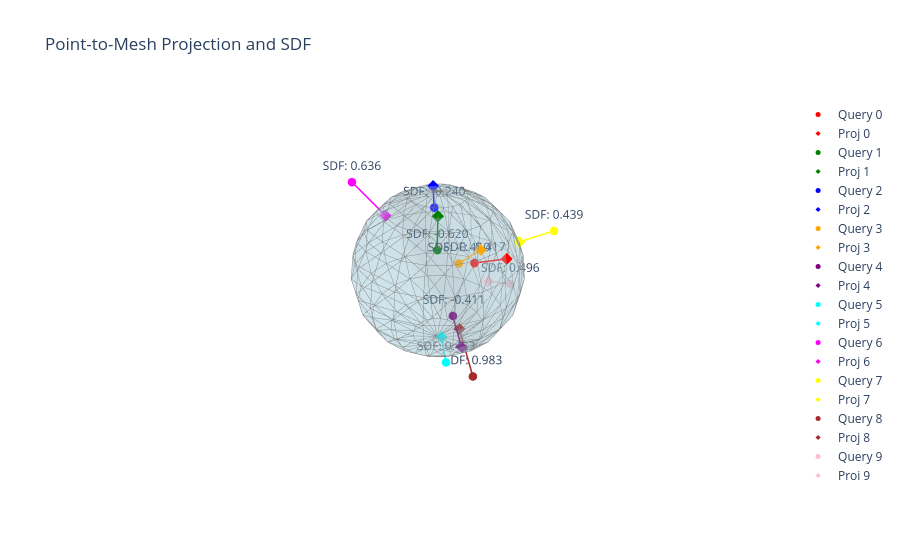

Notebook source saved alongside this figure:
### Markdown cell above
# Querying Point Signed Distance Fields (SDF)
This example highlights computing exact Signed Distance Fields (SDF) and projecting points onto a 3D mesh.

## SDF Computation
We generate a dense point cloud or volumetric grid of query points and utilize Conquer3D to evaluate the SDF for each point. The example covers distance calculations, finding the closest points on the mesh surface, and comparing performance against standard libraries.

### Code cell
import open3d as o3d
import torch
import conquer3d as c3d
import plotly.graph_objects as go
import numpy as np
import random

# 1. Create a manifold sphere mesh
sphere = o3d.geometry.TriangleMesh.create_sphere(radius=1.0, resolution=10)
sphere.compute_vertex_normals()
vertices = torch.tensor(np.asarray(sphere.vertices), dtype=torch.float32, device='cuda')
triangles = torch.tensor(np.asarray(sphere.triangles), dtype=torch.int32, device='cuda')

# 2. Build the TriangleMesh
mesh = c3d.data_structure.TriangleMesh(vertices, triangles)

# 3. Sample 5 inside points and 5 outside points
inside_pts = []
for _ in range(5):
    # Inside radius < 1.0
    r = random.uniform(0.1, 0.8)
    theta = random.uniform(0, 2*np.pi)
    phi = random.uniform(0, np.pi)
    x = r * np.sin(phi) * np.cos(theta)
    y = r * np.sin(phi) * np.sin(theta)
    z = r * np.cos(phi)
    inside_pts.append([x,y,z])
    
outside_pts = []
for _ in range(5):
    # Outside radius > 1.0
    r = random.uniform(1.2, 2.0)
    theta = random.uniform(0, 2*np.pi)
    phi = random.uniform(0, np.pi)
    x = r * np.sin(phi) * np.cos(theta)
    y = r * np.sin(phi) * np.sin(theta)
    z = r * np.cos(phi)
    outside_pts.append([x,y,z])

query_points_np = np.array(inside_pts + outside_pts)
query_points = torch.tensor(query_points_np, dtype=torch.float32, device='cuda')

# 4. Query points with SDF and projected points
q_ids, tri_ids, prj_pts, sdf = mesh.query_points(
    query_points, 
    return_sdf=True, 
    return_prj_pts=True, 
    sign_mode=0,
    distance_mode=0
)

prj_pts_np = prj_pts.cpu().numpy()
sdf_np = sdf.cpu().numpy()

# 5. Visualize
fig = go.Figure()

# Plot base mesh
fig.add_trace(go.Mesh3d(
    x=vertices[:, 0].cpu(), y=vertices[:, 1].cpu(), z=vertices[:, 2].cpu(),
    i=triangles[:, 0].cpu(), j=triangles[:, 1].cpu(), k=triangles[:, 2].cpu(),
    color='lightblue', opacity=0.3, name='Base Mesh'
))

# Extract edges for wireframe
verts_np = vertices.cpu().numpy()
tris_np = triangles.cpu().numpy()
edge_x = []
edge_y = []
edge_z = []
for tri in tris_np:
    v0, v1, v2 = verts_np[tri[0]], verts_np[tri[1]], verts_np[tri[2]]
    edge_x.extend([v0[0], v1[0], v2[0], v0[0], None])
    edge_y.extend([v0[1], v1[1], v2[1], v0[1], None])
    edge_z.extend([v0[2], v1[2], v2[2], v0[2], None])

fig.add_trace(go.Scatter3d(
    x=edge_x, y=edge_y, z=edge_z,
    mode='lines',
    line=dict(color='gray', width=1),
    name='Wireframe',
    showlegend=False
))

colors = ['red', 'green', 'blue', 'orange', 'purple', 'cyan', 'magenta', 'yellow', 'brown', 'pink']

# Plot pairs of points and text for SDF
for i in range(10):
    qp = query_points_np[i]
    pp = prj_pts_np[i]
    dist = sdf_np[i]
    c = colors[i]
    
    # Query point
    fig.add_trace(go.Scatter3d(
        x=[qp[0]], y=[qp[1]], z=[qp[2]],
        mode='markers+text',
        marker=dict(size=5, color=c),
        text=[f'SDF: {dist:.3f}'],
        textposition='top center',
        name=f'Query {i}'
    ))
    
    # Projected point
    fig.add_trace(go.Scatter3d(
        x=[pp[0]], y=[pp[1]], z=[pp[2]],
        mode='markers',
        marker=dict(size=4, color=c, symbol='diamond'),
        name=f'Proj {i}'
    ))
    
    # Line connecting them
    fig.add_trace(go.Scatter3d(
        x=[qp[0], pp[0]], y=[qp[1], pp[1]], z=[qp[2], pp[2]],
        mode='lines',
        line=dict(color=c, width=3),
        showlegend=False
    ))

fig.update_layout(
    scene=dict(
        xaxis=dict(visible=False),
        yaxis=dict(visible=False),
        zaxis=dict(visible=False)
    ),
    title="Point-to-Mesh Projection and SDF"
)
fig.show()

### Figure 1 — Plotly figure (JSON) as saved in the notebook; plotly's stock layout.template omitted (floating-point values rounded to 4 significant figures; data arrays with more than 128 entries replaced by an {"elided": "..."} marker saying what was removed)
{"data": [{"color": "lightblue", "i": {"elided": "360 int values"}, "j": {"elided": "360 int values"}, "k": {"elided": "360 int values"}, "name": "Base Mesh", "opacity": 0.3, "type": "mesh3d", "x": {"elided": "182 float values"}, "y": {"elided": "182 float values"}, "z": {"elided": "182 float values"}}, {"line": {"color": "gray", "width": 1}, "mode": "lines", "name": "Wireframe", "showlegend": false, "type": "scatter3d", "x": {"elided": "1800 float values"}, "y": {"elided": "1800 float values"}, "z": {"elided": "1800 float values"}}, {"marker": {"color": "red", "size": 5}, "mode": "markers+text", "name": "Query 0", "text": ["SDF: -0.417"], "textposition": "top center", "type": "scatter3d", "x": [-0.07843], "y": [0.4761], "z": [0.29]}, {"marker": {"color": "red", "size": 4, "symbol": "diamond"}, "mode": "markers", "name": "Proj 0", "type": "scatter3d", "x": [-0.1366], "y": [0.8437], "z": [0.4773]}, {"line": {"color": "red", "width": 3}, "mode": "lines", "showlegend": false, "type": "scatter3d", "x": [-0.07843, -0.1366], "y": [0.4761, 0.8437], "z": [0.29, 0.4773]}, {"marker": {"color": "green", "size": 5}, "mode": "markers+text", "name": "Query 1", "text": ["SDF: -0.620"], "textposition": "top center", "type": "scatter3d", "x": [0.08493], "y": [0.07229], "z": [0.3538]}, {"marker": {"color": "green", "size": 4, "symbol": "diamond"}, "mode": "markers", "name": "Proj 1", "type": "scatter3d", "x": [0.2858], "y": [0.2732], "z": [0.9046]}, {"line": {"color": "green", "width": 3}, "mode": "lines", "showlegend": false, "type": "scatter3d", "x": [0.08493, 0.2858], "y": [0.07229, 0.2732], "z": [0.3538, 0.9046]}, {"marker": {"color": "blue", "size": 5}, "mode": "markers+text", "name": "Query 2", "text": ["SDF: -0.240"], "textposition": "top center", "type": "scatter3d", "x": [-0.09697], "y": [-0.1569], "z": [0.7275]}, {"marker": {"color": "blue", "size": 4, "symbol": "diamond"}, "mode": "markers", "name": "Proj 2", "type": "scatter3d", "x": [-0.1142], "y": [-0.1908], "z": [0.9644]}, {"line": {"color": "blue", "width": 3}, "mode": "lines", "showlegend": false, "type": "scatter3d", "x": [-0.09697, -0.1142], "y": [-0.1569, -0.1908], "z": [0.7275, 0.9644]}, {"marker": {"color": "orange", "size": 5}, "mode": "markers+text", "name": "Query 3", "text": ["SDF: -0.450"], "textposition": "top center", "type": "scatter3d", "x": [0.09819], "y": [0.4069], "z": [0.3335]}, {"marker": {"color": "orange", "size": 4, "symbol": "diamond"}, "mode": "markers", "name": "Proj 3", "type": "scatter3d", "x": [0.1483], "y": [0.7234], "z": [0.6499]}, {"line": {"color": "orange", "width": 3}, "mode": "lines", "showlegend": false, "type": "scatter3d", "x": [0.09819, 0.1483], "y": [0.4069, 0.7234], "z": [0.3335, 0.6499]}, {"marker": {"color": "purple", "size": 5}, "mode": "markers+text", "name": "Query 4", "text": ["SDF: -0.411"], "textposition": "top center", "type": "scatter3d", "x": [0.002808], "y": [0.2612], "z": [-0.5129]}, {"marker": {"color": "purple", "size": 4, "symbol": "diamond"}, "mode": "markers", "name": "Proj 4", "type": "scatter3d", "x": [0.03227], "y": [0.4472], "z": [-0.878]}, {"line": {"color": "purple", "width": 3}, "mode": "lines", "showlegend": false, "type": "scatter3d", "x": [0.002808, 0.03227], "y": [0.2612, 0.4472], "z": [-0.5129, -0.878]}, {"marker": {"color": "cyan", "size": 5}, "mode": "markers+text", "name": "Query 5", "text": ["SDF: 0.433"], "textposition": "top center", "type": "scatter3d", "x": [-0.05296], "y": [0.1168], "z": [-1.418]}, {"marker": {"color": "cyan", "size": 4, "symbol": "diamond"}, "mode": "markers", "name": "Proj 5", "type": "scatter3d", "x": [-0.0218], "y": [0.05567], "z": [-0.9905]}, {"line": {"color": "cyan", "width": 3}, "mode": "lines", "showlegend": false, "type": "scatter3d", "x": [-0.05296, -0.0218], "y": [0.1168, 0.05567], "z": [-1.418, -0.9905]}, {"marker": {"color": "magenta", "size": 5}, "mode": "markers+text", "name": "Query 6", "text": ["SDF: 0.636"], "textposition": "top center", "type": "scatter3d", "x": [0.05407], "y": [-1.467], "z": [0.6927]}, {"marker": {"color": "magenta", "size": 4, "symbol": "diamond"}, "mode": "markers", "name": "Proj 6", "type": "scatter3d", "x": [-1.657e-16], "y": [-0.9021], "z": [0.4051]}, {"line": {"color": "magenta", "width": 3}, "mode": "lines", "showlegend": false, "type": "scatter3d", "x": [0.05407, -1.657e-16], "y": [-1.467, -0.9021], "z": [0.6927, 0.4051]}, {"marker": {"color": "yellow", "size": 5}, "mode": "markers+text", "name": "Query 7", "text": ["SDF: 0.439"], "textposition": "top center", "type": "scatter3d", "x": [-1.143], "y": [0.772], "z": [0.3935]}, {"marker": {"color": "yellow", "size": 4, "symbol": "diamond"}, "mode": "markers", "name": "Proj 7", "type": "scatter3d", "x": [-0.7694], "y": [0.559], "z": [0.309]}, {"line": {"color": "yellow", "width": 3}, "mode": "lines", "showlegend": false, "type": "scatter3d", "x": [-1.143, -0.7694], "y": [0.772, 0.559], "z": [0.3935, 0.309]}, {"marker": {"color": "brown", "size": 5}, "mode": "markers+text", "name": "Query 8", "text": ["SDF: 0.983"], "textposition": "top center", "type": "scatter3d", "x": [-0.4859], "y": [0.2498], "z": [-1.904]}, {"marker": {"color": "brown", "size": 4, "symbol": "diamond"}, "mode": "markers", "name": "Proj 8", "type": "scatter3d", "x": [-0.271], "y": [0.1403], "z": [-0.9511]}, {"line": {"color": "brown", "width": 3}, "mode": "lines", "showlegend": false, "type": "scatter3d", "x": [-0.4859, -0.271], "y": [0.2498, 0.1403], "z": [-1.904, -0.9511]}, {"marker": {"color": "pink", "size": 5}, "mode": "markers+text", "name": "Query 9", "text": ["SDF: 0.496"], "textposition": "top center", "type": "scatter3d", "x": [-1.279], "y": [0.1739], "z": [-0.7149]}, {"marker": {"color": "pink", "size": 4, "symbol": "diamond"}, "mode": "markers", "name": "Proj 9", "type": "scatter3d", "x": [-0.8413], "y": [0.1046], "z": [-0.4919]}, {"line": {"color": "pink", "width": 3}, "mode": "lines", "showlegend": false, "type": "scatter3d", "x": [-1.279, -0.8413], "y": [0.1739, 0.1046], "z": [-0.7149, -0.4919]}], "layout": {"scene": {"xaxis": {"visible": false}, "yaxis": {"visible": false}, "zaxis": {"visible": false}}, "title": {"text": "Point-to-Mesh Projection and SDF"}}}
